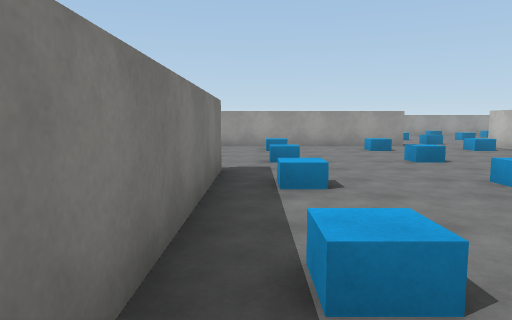
[1] (above)

19 first-person views from a walk through a Unity game level. The camera is 1.4 m above the floor, tilts 6° down and sees 70° across. The floor is counted in squares, 2 m on a side. Each view is taken from the middle of a square. On the plan, view 1 faces up. The plan holds only what a view shows up to about 11 squares ahead; the rest is blank. The place goes on beyond the plan. The player is left out. Surface patterns are stand-ins for the level's own textures.

[2]
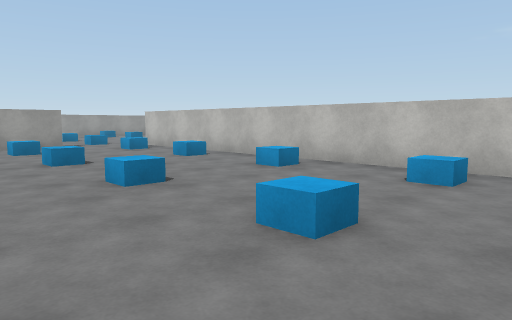

[3]
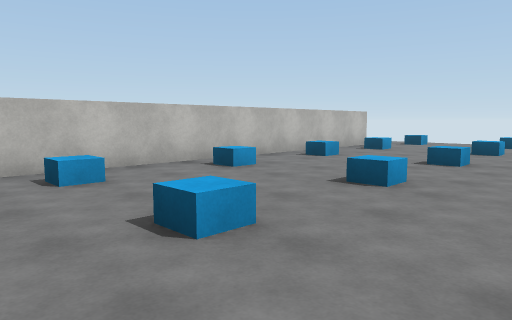

[4]
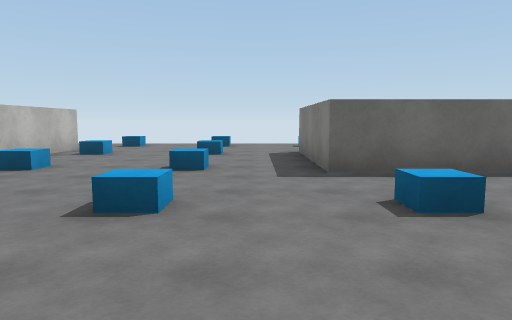

[5]
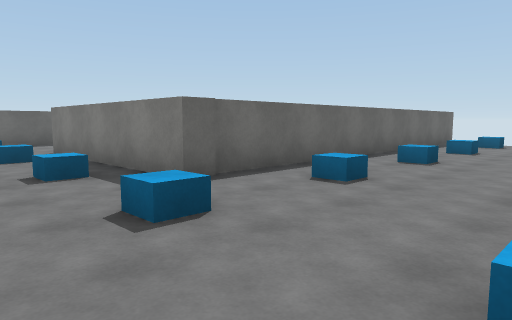

[6]
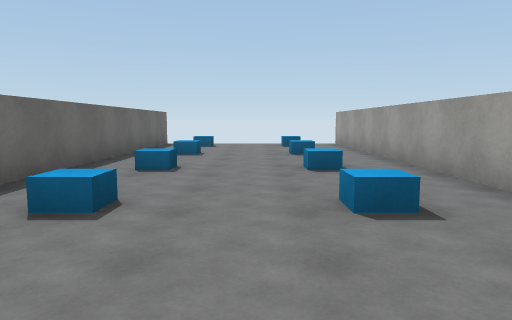

[7]
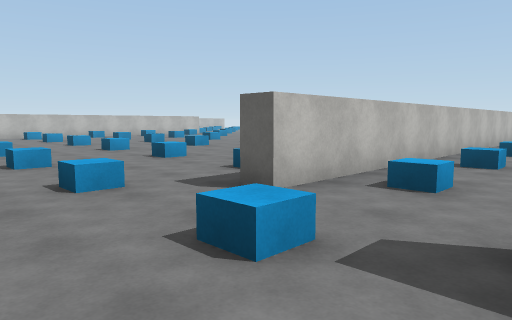

[8]
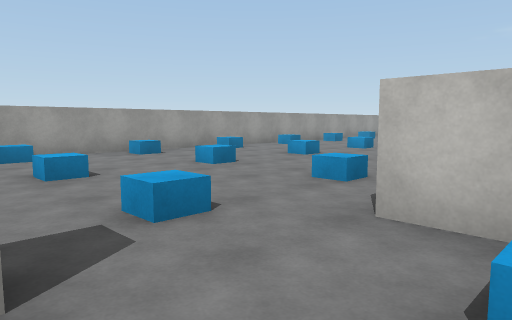

[9]
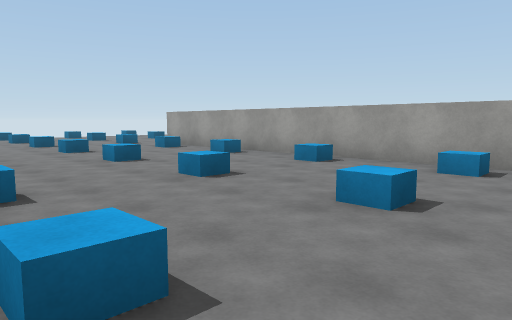

[10]
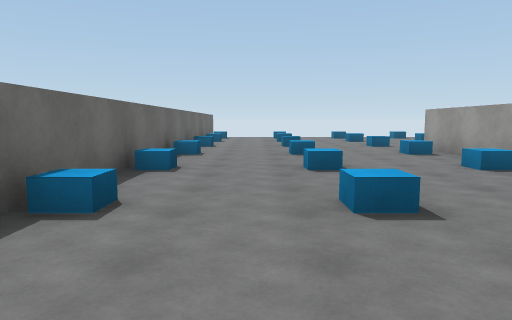

[11]
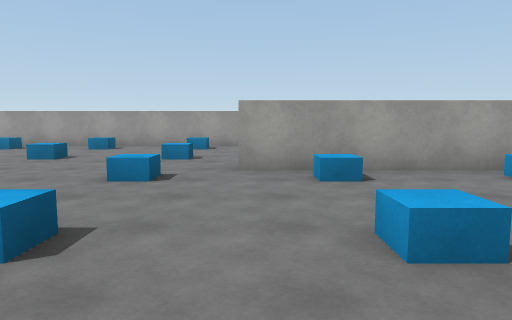

[12]
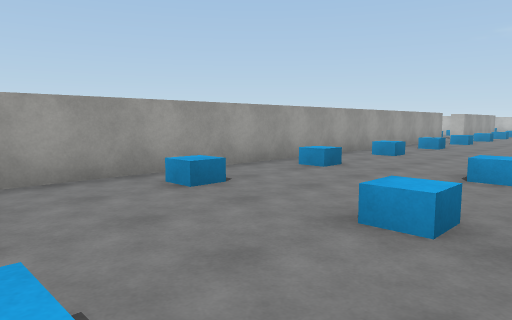

[13]
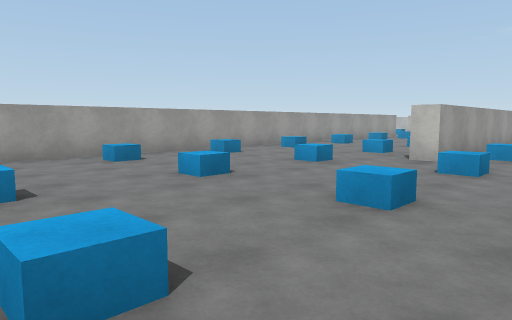

[14]
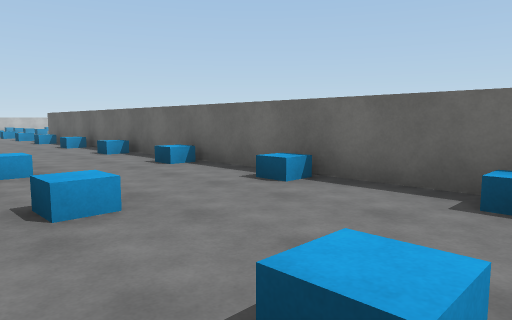

[15]
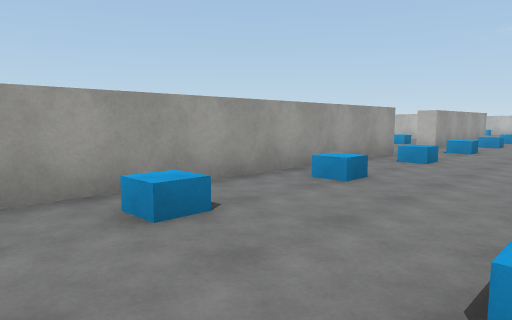

[16]
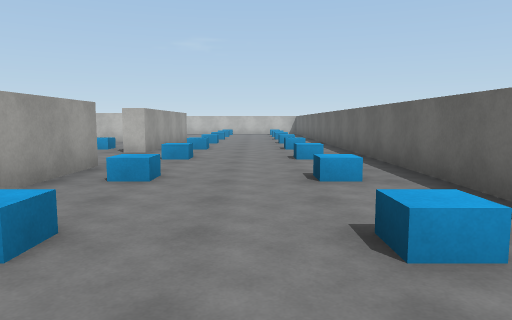

[17]
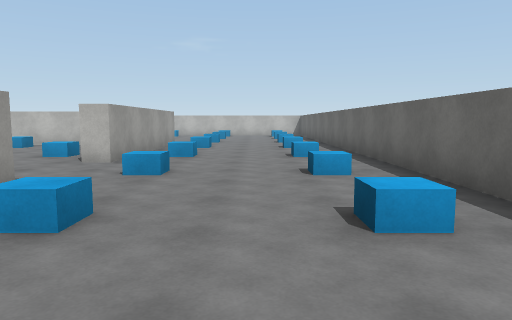

[18]
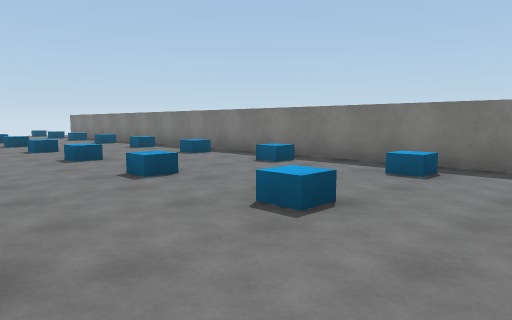

[19]
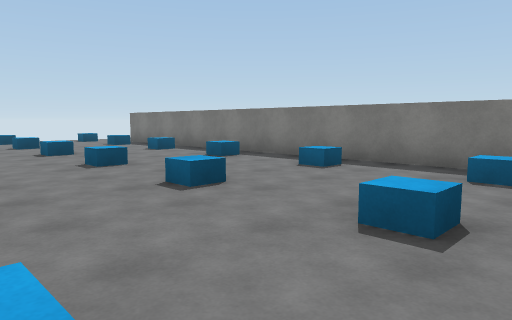

### Floor plan
Points are (right, up) in squares from view 1. A wall is a line through its corners. A room is listed if a view was taken in it or the views show most of it. See-through windows are left out.
Room 1 (views 1, 2, 3, 4, 5, 6, 7, 8, 9, 10, 11, 12, 13, 14, 15, 16, 17, 18, 19)
walls: (4.4, 10.6) (1.4, 10.6); (1.4, 11) (2.6, 11); (-0.5, 10.6) (-1, 10.6); (-2.5, 10.6) (-3.5, 10.6); (-3.6, 11) (-0.4, 11); (-5.4, 10.6) (-8.4, 10.6); (4.1, 17.7) (13.5, 17.7); (-1.6, -3) (1, -3) (1, -6.5); (-8.6, 11) (-5.5, 11); (11.5, 17.3) (-3.2, 17.3) (-3.2, 17.8); (-10.1, 5.2) (-0.5, 5.2) (-0.5, 0.2); (6.9, 22.5) (-10.4, 22.5); (6.5, -7.2) (6.5, 10.2) (7, 10.2) (7, -4.8); (13.5, 22.5) (9.3, 22.5)
ways out: opening at (-1.5, -1.5); opening at (8, 23)
objects: other object (-10, 11) to (-9, 11); other object (-9, 7); other object (-9, 9); other object (-9, 14); other object (-9, 17); other object (-9, 19); other object (-9, 22); other object (-7, 7); other object (-7, 9); other object (-7, 11); other object (-7, 14); other object (-7, 17); other object (-7, 19); other object (-7, 22); other object (-5, 11) to (-4, 11); other object (-4, 7); other object (-4, 9); other object (-4, 14); other object (-4, 17); other object (-4, 19); other object (-4, 22); other object (-2, 7); other object (-2, 9); other object (-2, 11); other object (-2, 14); other object (-2, 17); other object (-2, 19); other object (-2, 22); other object (0, 11) to (1, 11); other object (1, -1); other object (1, 2); other object (1, 4); other object (1, 7); other object (1, 9); other object (1, 14); other object (1, 17); other object (1, 19); other object (1, 22); other object (3, -8); other object (3, -6); other object (3, -3); other object (3, -1); other object (3, 2); other object (3, 4); other object (3, 7); other object (3, 9); other object (3, 11); other object (3, 14); other object (3, 17); other object (3, 19); other object (3, 22); other object (6, -8); other object (6, -6); other object (6, -3); other object (6, -1); other object (6, 2); other object (6, 4); other object (6, 7); other object (6, 9); other object (6, 12); other object (6, 14); other object (6, 17); other object (6, 19); other object (6, 22); other object (8, -6); other object (8, -3); other object (8, -1); other object (8, 2); other object (8, 4); other object (8, 7); other object (8, 9); other object (8, 12); other object (8, 14); other object (8, 17); other object (8, 19); other object (8, 22); other object (11, -6); other object (11, -3); other object (11, -1); other object (11, 2); other object (11, 4); other object (11, 7); other object (11, 9); other object (11, 12); other object (11, 14); other object (11, 17); other object (11, 19); other object (11, 22); other object (13, 4); other object (13, 7); other object (13, 9); other object (13, 12); other object (13, 14); other object (13, 19); other object (13, 22)

Where each view was taken, in squares from view 1:
view 1: 0 up, 0 right, facing up
view 2: 0 up, 1 right, facing up-right
view 3: 3 up, 1 right, facing down-right
view 4: 2 up, 2 right, facing down
view 5: 9 up, 2 right, facing down-left
view 6: 8 up, 1 right, facing left
view 7: 13 up, 4 right, facing down-right
view 8: 9 up, 4 right, facing up-right
view 9: 11 up, 7 right, facing up-left
view 10: 13 up, 6 right, facing left
view 11: 12 up, 3 left, facing up
view 12: 18 up, 7 left, facing up-right
view 13: 15 up, 10 left, facing up-right
view 14: 15 up, 10 left, facing down-right
view 15: 19 up, 1 left, facing up-right
view 16: 20 up, 1 right, facing right
view 17: 20 up, 3 right, facing right
view 18: 11 up, 13 right, facing down-left
view 19: 5 up, 13 right, facing down-left
